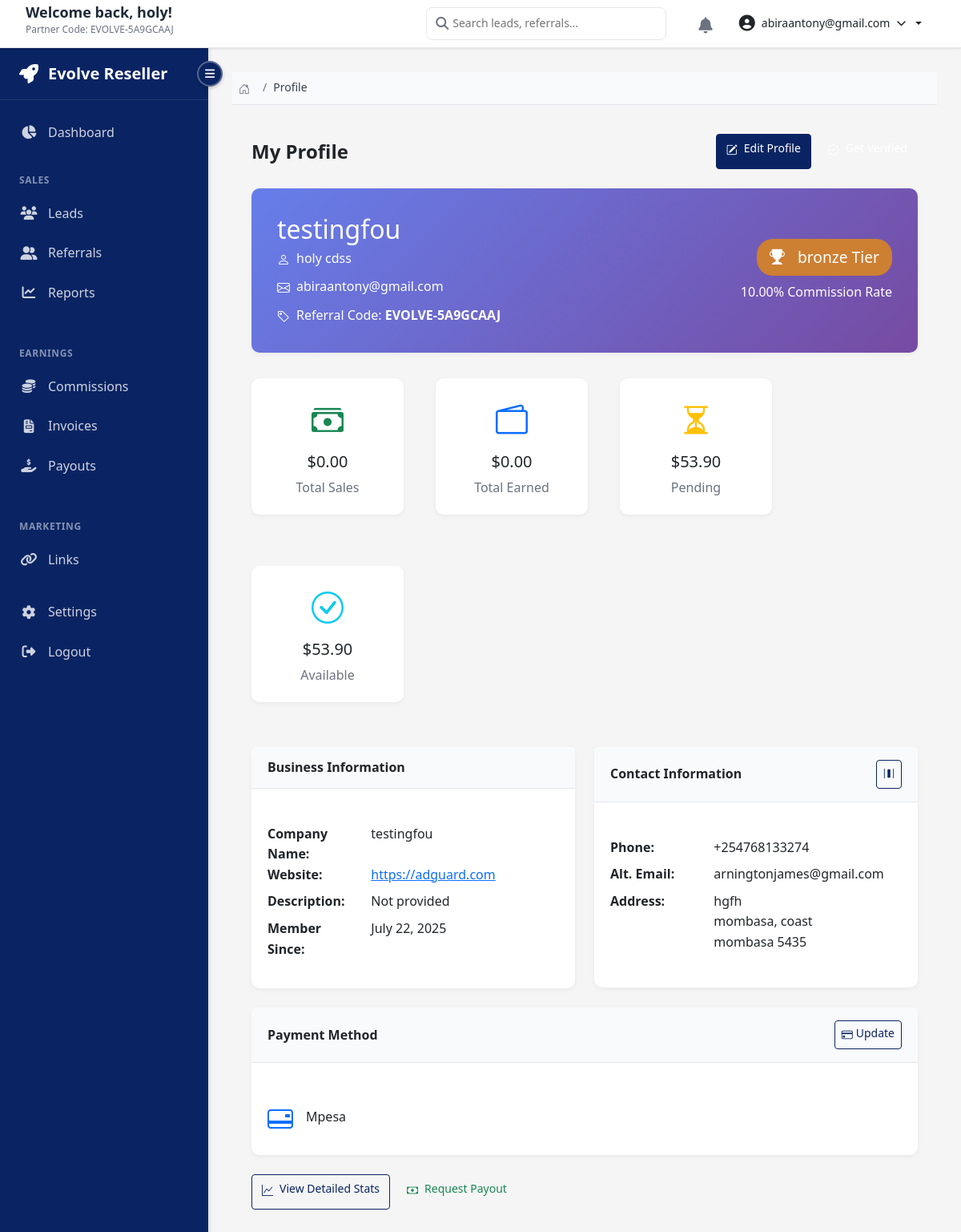
Screenshot of /reseller/profile/ (signed in) with the database file from the repository.
### App/reseller/earnings/models/reseller.py (models this page shows, shortened)
class Reseller(TimeStampedModel):
    user = models.OneToOneField(
        User,
        on_delete=models.CASCADE,
        related_name='reseller_profile'
    )
    reseller_type = models.CharField(
        max_length=20,
        choices=ResellerType.choices,
        default=ResellerType.INDIVIDUAL
    )
    company_name = models.CharField(max_length=255, blank=True, null=True)
    company_website = models.URLField(blank=True, null=True)
    company_description = models.TextField(blank=True)
    phone_number = models.CharField(max_length=20, blank=True)
    alternate_email = models.EmailField(blank=True)
    address = models.TextField(blank=True)
    city = models.CharField(max_length=100, blank=True)
    state = models.CharField(max_length=100, blank=True)
    country = models.CharField(max_length=100, blank=True)
    postal_code = models.CharField(max_length=20, blank=True)
    referral_code = models.CharField(max_length=50, unique=True, db_index=True)
    tier = models.CharField(
        max_length=20,
        choices=TierChoices.choices,
        default=TierChoices.BRONZE
    )
    commission_rate = models.DecimalField(
        max_digits=5,
        decimal_places=2,
        default=Decimal('10.00'),
        validators=[MinValueValidator(0), MaxValueValidator(100)]
    )
    payment_method = models.CharField(max_length=50, blank=True)
    bank_account_name = models.CharField(max_length=255, blank=True)
    bank_account_number = models.CharField(max_length=100, blank=True)
    bank_name = models.CharField(max_length=255, blank=True)
    bank_routing_number = models.CharField(max_length=50, blank=True)
    paypal_email = models.EmailField(blank=True)
    is_active = models.BooleanField(default=True)
    is_verified = models.BooleanField(default=False)
    verified_at = models.DateTimeField(null=True, blank=True)
    total_sales = models.DecimalField(max_digits=12, decimal_places=2, default=Decimal('0.00'))
    total_commission_earned = models.DecimalField(max_digits=12, decimal_places=2, default=Decimal('0.00'))
    total_commission_paid = models.DecimalField(max_digits=12, decimal_places=2, default=Decimal('0.00'))
    pending_commission = models.DecimalField(max_digits=12, decimal_places=2, default=Decimal('0.00'))
    joined_at = models.DateTimeField(auto_now_add=True)
    class Meta:
        db_table = 'reseller_profiles'
        verbose_name = 'Reseller'
        verbose_name_plural = 'Resellers'
        ordering = ['-created_at']
    def get_available_balance(self):
        return self.pending_commission

### App/reseller/views/profile_views.py (the view)
# urls.py: path('profile/', profile_views.profile_view, name='profile_view'),
@login_required
def profile_view(request):
    try:
        reseller = request.user.reseller_profile
    except Reseller.DoesNotExist:
        return redirect('reseller:profile_setup')
    service = ResellerService()
    stats = service.get_reseller_stats(reseller.id)
    completion_status = service.get_profile_completion_status(reseller.id)
    context = {
        'reseller': reseller,
        'stats': stats,
        'completion_status': completion_status,
        'page_title': 'My Profile'
    }
    return render(request, 'dashboards/reseller/pages/profile/view_profile.html', context)

### templates/dashboards/reseller/pages/profile/view_profile.html (shortened to what this page needs)
{% extends "dashboards/reseller/layouts/reseller-base.html" %}
{% load static %}
{% block breadcrumb %}
<li class="breadcrumb-item active">Profile</li>
{% endblock %}
{% block extra_css %}
<link rel="stylesheet" href="{% static 'reseller/css/reseller-components.css' %}">
{% endblock %}
{% block content %}
<div class="profile-overview">
    <div class="page-header d-flex justify-content-between align-items-center mb-4">
        <h4 class="page-title">My Profile</h4>
        <div class="d-flex gap-2">
            <a href="{% url 'reseller:profile_edit' %}" class="btn btn-primary">
                <i class="bi bi-pencil-square me-2"></i>Edit Profile
            </a>
            {% if not reseller.is_verified %}
            <a href="{% url 'reseller:profile_verification' %}" class="btn btn-success">
                <i class="bi bi-patch-check me-2"></i>Get Verified
            </a>
            {% endif %}
        </div>
    </div>
    <div class="card profile-header position-relative">
        <div class="row align-items-center">
            <div class="col-md-8">
                <h2 class="mb-1">{{ reseller.company_name|default:"Your Company" }}</h2>
                <p class="mb-2">
                    <i class="bi bi-person me-2"></i>{{ reseller.user.get_full_name|default:reseller.user.username }}
                </p>
                <p class="mb-2">
                    <i class="bi bi-envelope me-2"></i>{{ reseller.user.email }}
                </p>
                <p class="mb-0">
                    <i class="bi bi-tag me-2"></i>Referral Code: <strong>{{ reseller.referral_code }}</strong>
                </p>
            </div>
            <div class="col-md-4 text-end">
                <span class="tier-badge tier-{{ reseller.tier|lower }}">
                    <i class="bi bi-trophy-fill me-2"></i>{{ reseller.tier }} Tier
                </span>
                <p class="mt-2 mb-0">{{ reseller.commission_rate }}% Commission Rate</p>
            </div>
        </div>
    </div>
    <div class="row g-3 mb-4">
        <div class="col-md-3">
            <div class="card">
                <div class="card-body text-center">
                    <i class="bi bi-cash-stack fs-1 text-success"></i>
                    <h5 class="mt-2">${{ stats.total_sales|floatformat:2 }}</h5>
                    <p class="text-muted mb-0">Total Sales</p>
                </div>
            </div>
        </div>
        <div class="col-md-3">
            <div class="card">
                <div class="card-body text-center">
                    <i class="bi bi-wallet2 fs-1 text-primary"></i>
                    <h5 class="mt-2">${{ stats.total_commission_earned|floatformat:2 }}</h5>
                    <p class="text-muted mb-0">Total Earned</p>
                </div>
            </div>
        </div>
        <div class="col-md-3">
            <div class="card">
                <div class="card-body text-center">
                    <i class="bi bi-hourglass-split fs-1 text-warning"></i>
                    <h5 class="mt-2">${{ stats.pending_commission|floatformat:2 }}</h5>
                    <p class="text-muted mb-0">Pending</p>
                </div>
            </div>
        </div>
        <div class="col-md-3">
            <div class="card">
                <div class="card-body text-center">
                    <i class="bi bi-check-circle fs-1 text-info"></i>
                    <h5 class="mt-2">${{ stats.available_balance|floatformat:2 }}</h5>
                    <p class="text-muted mb-0">Available</p>
                </div>
            </div>
        </div>
    </div>
    <div class="row">
        <div class="col-lg-6">
            <div class="card mb-4">
                <div class="card-header">
                    <h5 class="card-title mb-0">Business Information</h5>
                </div>
                <div class="card-body">
                    <dl class="row">
                        <dt class="col-sm-4">Company Name:</dt>
                        <dd class="col-sm-8">{{ reseller.company_name|default:"Not provided" }}</dd>
                        <dt class="col-sm-4">Website:</dt>
                        <dd class="col-sm-8">
                            {% if reseller.company_website %}
                            <a href="{{ reseller.company_website }}" target="_blank">{{ reseller.company_website }}</a>
                            {% else %}
                            Not provided
                            {% endif %}
                        </dd>
                        <dt class="col-sm-4">Description:</dt>
                        <dd class="col-sm-8">{{ reseller.company_description|default:"Not provided" }}</dd>
                        <dt class="col-sm-4">Member Since:</dt>
                        <dd class="col-sm-8">{{ reseller.joined_at|date:"F d, Y" }}</dd>
                    </dl>
                </div>
            </div>
        </div>
        <div class="col-lg-6">
            <div class="card mb-4">
                <div class="card-header d-flex justify-content-between align-items-center">
                    <h5 class="card-title mb-0">Contact Information</h5>
                    <a href="{% url 'reseller:profile_edit' %}" class="btn btn-sm btn-outline-primary">
                        <i class="bi bi-pencil"></i>
                    </a>
                </div>
                <div class="card-body">
                    <dl class="row">
                        <dt class="col-sm-4">Phone:</dt>
                        <dd class="col-sm-8">{{ reseller.phone_number|default:"Not provided" }}</dd>
                        <dt class="col-sm-4">Alt. Email:</dt>
                        <dd class="col-sm-8">{{ reseller.alternate_email|default:"Not provided" }}</dd>
                        <dt class="col-sm-4">Address:</dt>
                        <dd class="col-sm-8">
                            {% if reseller.address %}
                            {{ reseller.address }}<br>
                            {{ reseller.city }}{% if reseller.state %}, {{ reseller.state }}{% endif %}<br>
                            {{ reseller.country }} {{ reseller.postal_code }}
                            {% else %}
                            Not provided
                            {% endif %}
                        </dd>
                    </dl>
                </div>
            </div>
        </div>
    </div>
    <div class="card">
        <div class="card-header d-flex justify-content-between align-items-center">
            <h5 class="card-title mb-0">Payment Method</h5>
            <a href="{% url 'reseller:payment_method_update' %}" class="btn btn-sm btn-outline-primary">
                <i class="bi bi-credit-card me-1"></i>Update
            </a>
        </div>
        <div class="card-body">
            {% if reseller.payment_method %}
            <div class="d-flex align-items-center">
                {% if reseller.payment_method == 'bank_transfer' %}
                <i class="bi bi-bank fs-2 text-primary me-3"></i>
                <div>
                    <h6 class="mb-1">Bank Transfer</h6>
                    <p class="mb-0 text-muted">{{ reseller.bank_name }} - ****{{ reseller.bank_account_number|slice:"-4:" }}</p>
                </div>
                {% elif reseller.payment_method == 'paypal' %}
                <i class="bi bi-paypal fs-2 text-primary me-3"></i>
                <div>
                    <h6 class="mb-1">PayPal</h6>
                    <p class="mb-0 text-muted">{{ reseller.paypal_email }}</p>
                </div>
                {% else %}
                <i class="bi bi-credit-card-2-back fs-2 text-primary me-3"></i>
                <div>
                    <h6 class="mb-1">{{ reseller.payment_method|title }}</h6>
                </div>
                {% endif %}
            </div>
            {% else %}
            <p class="text-muted mb-0">No payment method configured. <a href="{% url 'reseller:payment_method_update' %}">Set up now</a></p>
            {% endif %}
        </div>
    </div>
    <div class="mt-4 d-flex gap-2">
        <a href="{% url 'reseller:profile_stats' %}" class="btn btn-outline-primary">
            <i class="bi bi-graph-up me-2"></i>View Detailed Stats
        </a>
        <a href="{% url 'reseller:earnings_payouts' %}" class="btn btn-outline-success">
            <i class="bi bi-cash me-2"></i>Request Payout
        </a>
    </div>
</div>
{% endblock %}

### templates/dashboards/reseller/layouts/includes/reseller-header.html (shortened to what this page needs)
<header class="reseller-header">
    <div class="header-left">
        <div class="welcome-text">
            <h2>Welcome back, {{ user.first_name }}!</h2>
            {% if partner_code %}
            <p>Partner Code: {{ partner_code }}</p>
            {% endif %}
        </div>
    </div>
    <div class="header-right">
        <div class="header-search">
            <i class="fas fa-search"></i>
            <input type="text" placeholder="Search leads, referrals...">
        </div>
        <div class="header-actions">
            <button class="notification-btn">
                <i class="fas fa-bell"></i>
            </button>
            <div class="user-dropdown dropdown">
                <button class="user-dropdown-trigger dropdown-toggle" type="button" data-bs-toggle="dropdown" aria-expanded="false">
                    <i class="fas fa-user-circle"></i>
                    <span>{{ user.email }}</span>
                    <i class="fas fa-chevron-down"></i>
                </button>
            </div>
        </div>
    </div>
</header>

### rows the page displays
Reseller: referral_code "EVOLVE-5A9GCAAJ", company_name "testingfou", user.get_full_name "holy cdss", user.email "abiraantony@gmail.com", tier "bronze", commission_rate "10.00", total_sales "0.00", total_commission_earned "0.00", pending_commission "53.90", available_balance "53.90", company_website "https://adguard.com", company_description "Not provided", joined_at "July 22, 2025", phone_number "+254768133274", alternate_email "arningtonjames@gmail.com", address "hgfh", city "mombasa", state "coast", country "mombasa", postal_code "5435", payment_method "Mpesa"

### other values shown
{{ user.first_name }} "holy"
{{ user.email }} "abiraantony@gmail.com"
